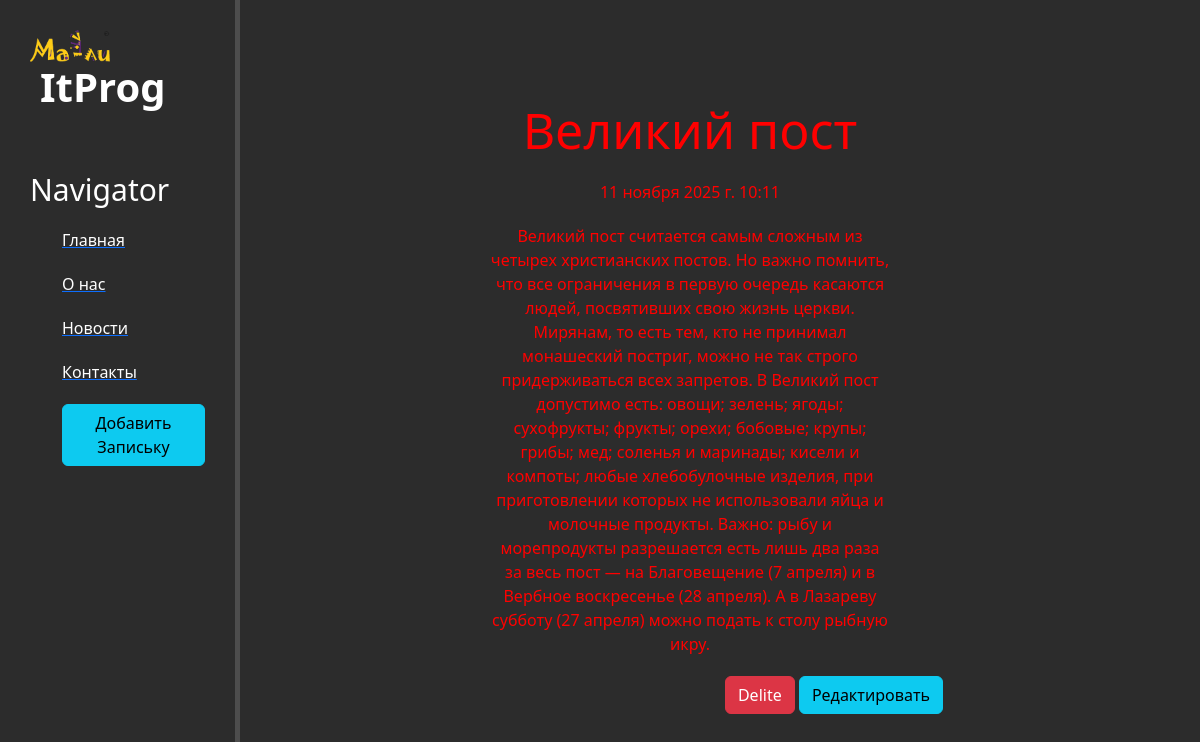
/news/6, run on the app's committed database.
### news/models.py (models this page shows, shortened)
class Articles(models.Model):
    title = models.CharField('название', max_length=50)
    anons = models.CharField('Анонс', max_length=250)
    text = models.TextField('Staty')
    date = models.DateTimeField('Data')
    class Meta:
        verbose_name='Новость'
        verbose_name_plural = 'Новости'

### news/views.py (the view)
# urls.py: path('<int:pk>', views.NewsDetailView.as_view(), name='news-detail'),
class NewsDetailView(DetailView):
    model = Articles
    template_name = 'news/details_view.html'
    context_object_name = 'article'

### news/templates/news/details_view.html (shortened to what this page needs)
{% extends 'popo/lox.html' %}
{%block con%}
<div class="features">
    <h1>{{ article.title }}</h1>
    <p>{{ article.date }}</p>
   <p>{{ article.text }}</p>
    <a href="{% url 'news-del' article.id%}" class="btn btn-danger"> Delite</a>
    <a href="{% url 'news-update' article.id%}" class="btn btn-info"> Редактировать</a>
</div>
{%endblock%}

### popo/static/popo/css/main.css (style rules this page uses)
body { background: #2c2c2c; }
main .features { float: left; color:red; margin-top:100px; text-align:center; width:75%; }
main .features h1 { font-size: 50px; }
main .features p { max-width: 400px;margin: 20px auto }
.btn-danger { margin-left:32%; }

### data on the page
Articles: title "Великий пост", date "11 ноября 2025 г. 10:11", text "Великий пост считается самым сложным из четырех христианских постов. Но важно помнить, что все ограничения в первую очередь касаются людей, посвятивших свою жизнь церкви. Мирянам, то есть тем, кто не принимал монашеский постриг, можно не так строго придерживаться всех запретов. В Великий пост допустимо есть: овощи; зелень; ягоды; сухофрукты; фрукты; орехи; бобовые; крупы; грибы; мед; соленья и маринады; кисели и компоты; любые хлебобулочные изделия, при приготовлении которых не использовали яйца и молочные продукты. Важно: рыбу и морепродукты разрешается есть лишь два раза за весь пост — на Благовещение (7 апреля) и в Вербное воскресенье (28 апреля). А в Лазареву субботу (27 апреля) можно…"
